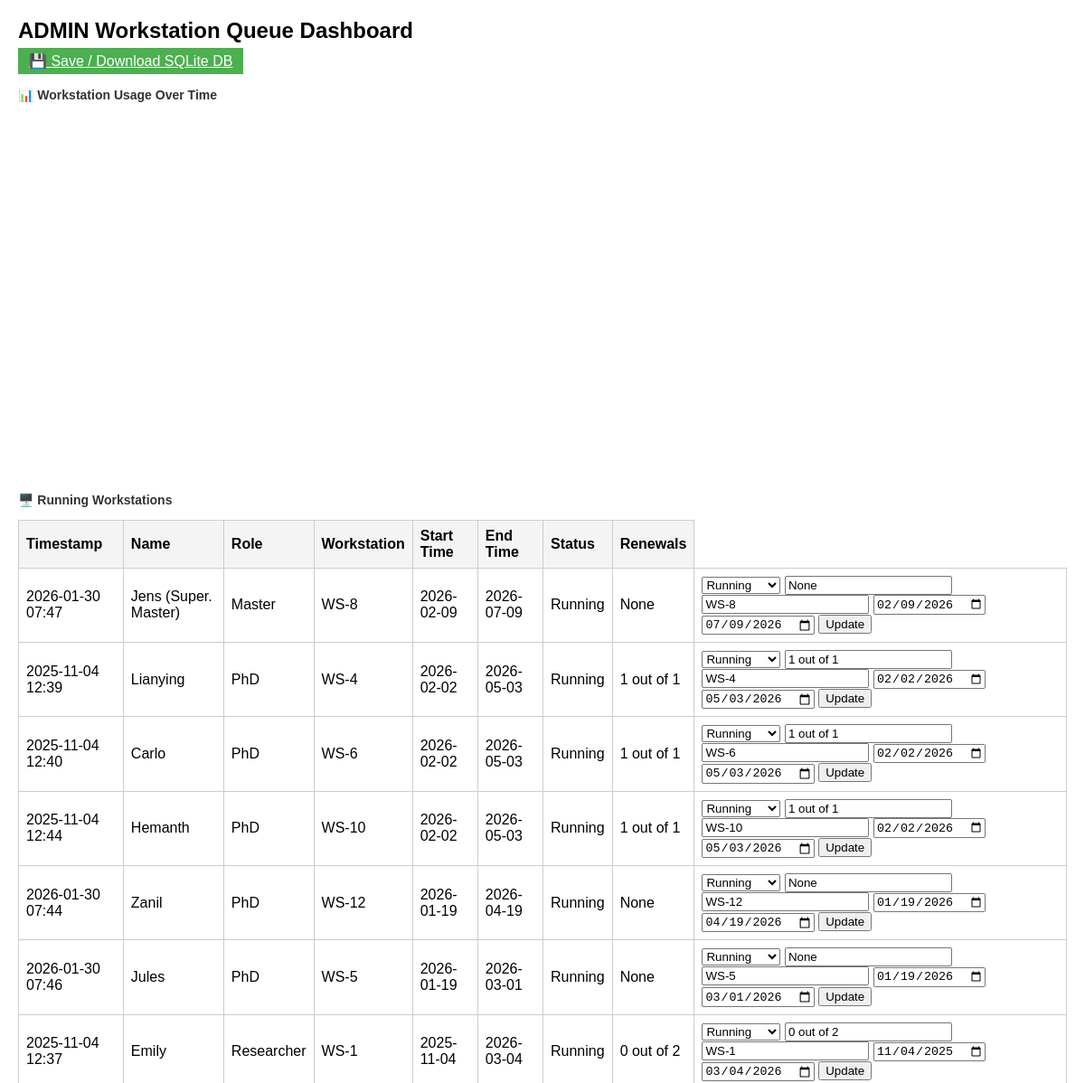
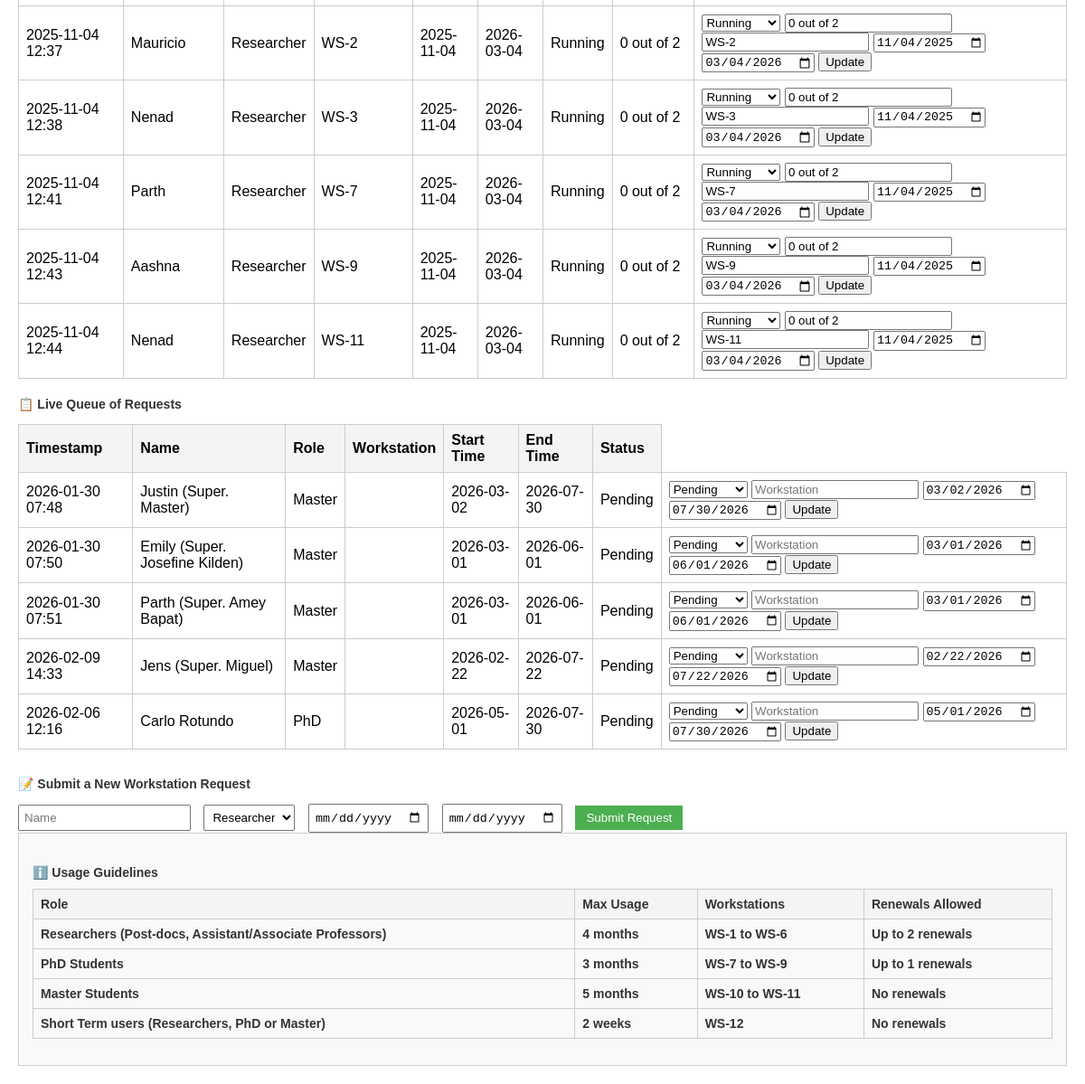
The page /admin (signed in) on the database its author committed (2 pictures, top to bottom).
### app.py (models this page shows)
class Request(db.Model):
    id = db.Column(db.Integer, primary_key=True)
    timestamp = db.Column(db.DateTime, default=datetime.utcnow)
    name = db.Column(db.String(100))
    role = db.Column(db.String(50))
    start_time = db.Column(db.String(50))
    end_time = db.Column(db.String(50))
    status = db.Column(db.String(50), default="Pending")
    workstation = db.Column(db.String(50))
    renewals = db.Column(db.Integer)

### app.py (the view)
@app.route('/admin')
@login_required
def admin_dashboard():
    print("Is user authenticated?", current_user.is_authenticated)
    print("Current user role:", current_user.role)
    if current_user.role != 'admin':
        return redirect(url_for('dashboard'))
    requests = Request.query.order_by(Request.timestamp.desc()).all()
    running_requests = (Request.query.filter_by(status='Running').order_by(Request.role.asc(),Request.timestamp.asc()).all())
    pending_requests = (Request.query.filter_by(status='Pending').order_by(Request.role.asc(),Request.timestamp.asc()).all())
    chart_data = []
    for req in requests:
        if req.status == 'Running':
            chart_data.append({
                "name": req.name or "",
                "workstation": req.workstation or "",
                "start": str(req.start_time),
                "end": str(req.end_time),
                "renewals": req.renewals or "",
                "color": "blue" if req.role == "PhD" else "orange" if req.role == "Master" else "green"
            })
    return render_template('admin_dashboard.html', requests=pending_requests , running_requests=running_requests,  chart_data=chart_data)

### app.py (called while the page is built)
@login_manager.user_loader
def load_user(user_id):
    return User.query.get(int(user_id))

### templates/admin_dashboard.html (shortened to what this page needs)
<!DOCTYPE html>
<html lang="en">
<head>
</head>
<body>
    <h1>ADMIN Workstation Queue Dashboard</h1>
    {% if current_user.is_authenticated and current_user.role == 'admin' %}
      <div style="margin: 10px 0;">
        <a class="submit-btn" href="{{ url_for('download_sqlite') }}">💾 Save / Download SQLite DB</a>
      </div>
    {% endif %}
    <h2>📊 Workstation Usage Over Time</h2>
    <div id="usageChart" style="width:100%;height:400px;"></div>
<h3>🖥️ Running Workstations</h3>
    <table>
        <tr><th>Timestamp</th><th>Name</th><th>Role</th><th>Workstation</th><th>Start Time</th><th>End Time</th><th>Status</th><th>Renewals</th></tr>
        {% for req in running_requests %}
        <tr>
            <td>{{ req.timestamp.strftime('%Y-%m-%d %H:%M') }}</td>
            <td>{{ req.name }}</td>
            <td>{{ req.role }}</td>
            <td>{{ req.workstation }}</td>
            <td>{{ req.start_time }}</td>
            <td>{{ req.end_time }}</td>
            <td>{{ req.status }}</td>
            <td>{{ req.renewals }}</td>
            <td>
               <form method="POST" action="/update_status/{{ req.id }}">
                                <select name="status">
                                    <option value="Running" {% if req.status == 'Running' %}selected{% endif %}>Running</option>
                                </select>
                                <input type="text" name="renewals" placeholder="Renewals" value="{{ req.renewals }}">
                                <input type="text" name="workstation" placeholder="Workstation" value="{{ req.workstation or '' }}">
                                <input type="date" name="start_time" placeholder="StartTime" value="{{ req.start_time }}">
                                <input type="date" name="end_time" placeholder="EndTime" value="{{ req.end_time }}">
                                <button type="submit">Update</button>
                </form>
            </td>
        </tr>
        {% endfor %}
    </table>
<h3>📋 Live Queue of Requests</h3>
<table>
<tr>
<th>Timestamp</th>
<th>Name</th>
<th>Role</th>
<th>Workstation</th>
<th>Start Time</th>
<th>End Time</th>
<th>Status</th>
</tr>
        {% for req in requests %}
        <tr>
            <td>{{ req.timestamp.strftime('%Y-%m-%d %H:%M') }}</td>
            <td>{{ req.name }}</td>
            <td>{{ req.role }}</td>
            <td>{{ req.workstation or '' }}</td>
            <td>{{ req.start_time }}</td>
            <td>{{ req.end_time }}</td>
            <td>{{ req.status }}</td>
            <td>
                <form method="POST" action="/update_status/{{ req.id }}">
                    <select name="status">
                        <option value="Pending" {% if req.status == 'Pending' %}selected{% endif %}>Pending</option>
                    </select>
                    <input type="text" name="workstation" placeholder="Workstation" value="{{ req.workstation or '' }}">
                    <input type="date" name="start_time" placeholder="StartTime" value="{{ req.start_time }}">
                    <input type="date" name="end_time" placeholder="EndTime" value="{{ req.end_time }}">
                    <button type="submit">Update</button>
                </form>
            </td>
        </tr>
        {% endfor %}
    </table>
<div class="form-section">
<h3>📝 Submit a New Workstation Request</h3>
<form id="requestForm">
<input name="name" placeholder="Name" required="" type="text"/>
<select name="role">
<option value="Researcher">Researcher</option>
</select>
<input name="startTime" required="" type="date"/>
<input name="endTime" required="" type="date"/>
<button class="submit-btn" type="submit">Submit Request</button>
</form>
</div>
<div style="background-color:#f9f9f9; padding:15px; border:1px solid #ccc; margin-bottom:20px;">
<h3>ℹ️ Usage Guidelines
<table border="1" style="width:100%; margin-top:10px; border-collapse:collapse;">
<thead>
<tr style="background-color:#f2f2f2;">
<th>Role</th>
<th>Max Usage</th>
<th>Workstations</th>
<th>Renewals Allowed</th>
</tr>
</thead>
<tbody>
<tr>
<td>Researchers (Post-docs, Assistant/Associate Professors)</td>
<td>4 months</td>
<td>WS-1 to WS-6</td>
<td>Up to 2 renewals</td>
</tr>
<tr>
<td>PhD Students</td>
<td>3 months</td>
<td>WS-7 to WS-9</td>
<td>Up to 1 renewals</td>
</tr>
<tr>
<td>Master Students</td>
<td>5 months</td>
<td>WS-10 to WS-11</td>
<td>No renewals</td>
</tr>
<tr>
<td>Short Term users (Researchers, PhD or Master)</td>
<td>2 weeks</td>
<td>WS-12</td>
<td>No renewals</td>
</tr>
</tbody>
</table>
</h3>
</body>
</html>

### templates/admin_dashboard.html (style rules this page uses)
body { font-family: Arial, sans-serif; margin: 20px; }
h1 { font-size: 24px; margin-bottom: 10px; }
h2, h3 { font-size: 14px; margin-top: 20px; color: #333; }
table { width: 100%; border-collapse: collapse; margin-top: 10px; }
th, td { border: 1px solid #ccc; padding: 8px; text-align: left; }
th { background-color: #f4f4f4; }
.form-section { margin-top: 30px; }
.form-section input, .form-section select { margin-right: 10px; padding: 5px; }
.submit-btn { padding: 6px 12px; background-color: #4CAF50; color: white; border: none; cursor: pointer; }

### rows shown on the page
Request: timestamp "2026-01-30 07:47", name "Jens (Super. Master)", role "Master", workstation "WS-8", start_time "2026-02-09", end_time "2026-07-09", status "Running", renewals "None", start_time "02/09/2026", end_time "07/09/2026"
Request: timestamp "2025-11-04 12:39", name "Lianying", role "PhD", workstation "WS-4", start_time "2026-02-02", end_time "2026-05-03", status "Running", renewals "1 out of 1", start_time "02/02/2026", end_time "05/03/2026"
Request: timestamp "2025-11-04 12:40", name "Carlo", role "PhD", workstation "WS-6", start_time "2026-02-02", end_time "2026-05-03", status "Running", renewals "1 out of 1", start_time "02/02/2026", end_time "05/03/2026"
Request: timestamp "2025-11-04 12:44", name "Hemanth", role "PhD", workstation "WS-10", start_time "2026-02-02", end_time "2026-05-03", status "Running", renewals "1 out of 1", start_time "02/02/2026", end_time "05/03/2026"
Request: timestamp "2026-01-30 07:44", name "Zanil", role "PhD", workstation "WS-12", start_time "2026-01-19", end_time "2026-04-19", status "Running", renewals "None", start_time "01/19/2026", end_time "04/19/2026"
Request: timestamp "2026-01-30 07:46", name "Jules", role "PhD", workstation "WS-5", start_time "2026-01-19", end_time "2026-03-01", status "Running", renewals "None", start_time "01/19/2026", end_time "03/01/2026"
Request: timestamp "2025-11-04 12:37", name "Emily", role "Researcher", workstation "WS-1", start_time "2025-11-04", end_time "2026-03-04", status "Running", renewals "0 out of 2", start_time "11/04/2025", end_time "03/04/2026"
Request: timestamp "2025-11-04 12:37", name "Mauricio", role "Researcher", workstation "WS-2", start_time "2025-11-04", end_time "2026-03-04", status "Running", renewals "0 out of 2", start_time "11/04/2025", end_time "03/04/2026"
Request: timestamp "2025-11-04 12:38", name "Nenad", role "Researcher", workstation "WS-3", start_time "2025-11-04", end_time "2026-03-04", status "Running", renewals "0 out of 2", start_time "11/04/2025", end_time "03/04/2026"
Request: timestamp "2025-11-04 12:41", name "Parth", role "Researcher", workstation "WS-7", start_time "2025-11-04", end_time "2026-03-04", status "Running", renewals "0 out of 2", start_time "11/04/2025", end_time "03/04/2026"
Request: timestamp "2025-11-04 12:43", name "Aashna", role "Researcher", workstation "WS-9", start_time "2025-11-04", end_time "2026-03-04", status "Running", renewals "0 out of 2", start_time "11/04/2025", end_time "03/04/2026"
Request: timestamp "2025-11-04 12:44", name "Nenad", role "Researcher", workstation "WS-11", start_time "2025-11-04", end_time "2026-03-04", status "Running", renewals "0 out of 2", start_time "11/04/2025", end_time "03/04/2026"
Request: timestamp "2026-01-30 07:48", name "Justin (Super. Master)", role "Master", start_time "2026-03-02", end_time "2026-07-30", status "Pending", start_time "03/02/2026", end_time "07/30/2026"
Request: timestamp "2026-01-30 07:50", name "Emily (Super. Josefine Kilden)", role "Master", start_time "2026-03-01", end_time "2026-06-01", status "Pending", start_time "03/01/2026", end_time "06/01/2026"
Request: timestamp "2026-01-30 07:51", name "Parth (Super. Amey Bapat)", role "Master", start_time "2026-03-01", end_time "2026-06-01", status "Pending", start_time "03/01/2026", end_time "06/01/2026"
Request: timestamp "2026-02-09 14:33", name "Jens (Super. Miguel)", role "Master", start_time "2026-02-22", end_time "2026-07-22", status "Pending", start_time "02/22/2026", end_time "07/22/2026"
Request: timestamp "2026-02-06 12:16", name "Carlo Rotundo", role "PhD", start_time "2026-05-01", end_time "2026-07-30", status "Pending", start_time "05/01/2026", end_time "07/30/2026"
